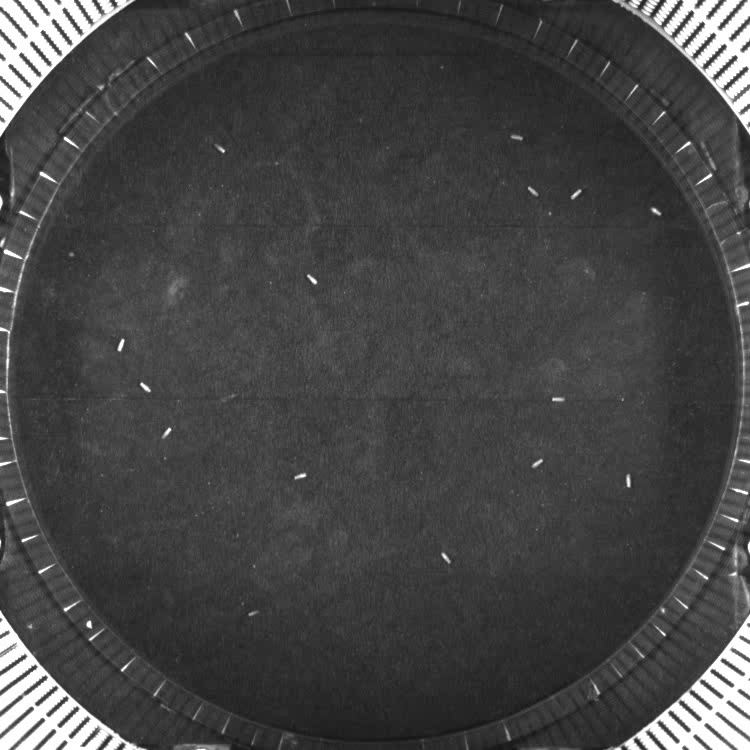
#> input picture original_at_frame_0.jpg, 750 x 750 px
$ python regions.py original_at_frame_0.jpg   (older library calls are emulated)
#> lines starting #> are read from the running program, lines starting #| are printed output that depends on the picture
### cvk2.py
########################################################################
#
# File:   cvk2.py
# Author: Matt Zucker
# Date:   January, 2012 (Updated January, 2016)
#
# Written for ENGR 27 - Computer Vision
#
########################################################################

"""cvk2.py - OpenCV utility Kit for Python, written by Matt Zucker"""

import cv2
import numpy
import math

def array2cv_int(a):
    """utility function to convert a numpy array to a tuple of
    integers suitable for passing to various OpenCV functions."""
    return tuple(a.astype(int).flatten())

######################################################################

def getcontourinfo(c):
    """compute moments and derived quantities such as mean, area, and
    basis vectors from a contour as returned by cv2.findContours. """

    m = cv2.moments(c)

    s00 = m['m00']
    s10 = m['m10']
    s01 = m['m01']
    c20 = m['mu20']
    c11 = m['mu11']
    c02 = m['mu02']

    try:

        mx = s10 / s00
        my = s01 / s00

        A = numpy.array( [
                [ c20 / s00 , c11 / s00 ],
                [ c11 / s00 , c02 / s00 ]
                ] )

        W, U, Vt = cv2.SVDecomp(A)

        ul = math.sqrt(W[0,0])
        vl = math.sqrt(W[1,0])

        ux = ul * U[0, 0]
        uy = ul * U[1, 0]

        vx = vl * U[0, 1]
        vy = vl * U[1, 1]

        mean = numpy.array([mx, my])
        uvec = numpy.array([ux, uy])
        vvec = numpy.array([vx, vy])

    except:

        mean = c[0].astype('float')
        uvec = numpy.array([1.0, 0.0])
        vvec = numpy.array([0.0, 1.0])

    return {'moments': m,
            'area': s00,
            'mean': mean,
            'b1': uvec,
            'b2': vvec}


######################################################################

# [10 lines left out: function fetchimage, not called in this run]

######################################################################

def getccolors():
    """returns a list of RGB colors useful for drawing segmentations
    of binary images with cv.DrawContours"""
    ccolors = [
        (  0, 255, 255),
        (255,   0,   0),
        (  0, 191, 255),
        (255,  63,   0),
        (  0, 127, 255),
        (255, 127,   0),
        (  0,  63, 255),
        (255, 191,   0),
        (  0,   0, 255),
        (255, 255,   0),
        ( 63,   0, 255),
        (191, 255,   0),
        (127,   0, 255),
        (127, 255,   0),
        (191,   0, 255),
        ( 63, 255,   0),
        (255,   0, 255),
        (  0, 255,   0),
        (255,   0, 191),
        (  0, 255,  63),
        (255,   0, 127),
        (  0, 255, 127),
        (255,   0,  63),
        (  0, 255, 191)
        ]
    return ccolors

######################################################################

class Widget:
    """base class for cvk2 widgets.

You will likely want to use one of its subclasses (such as
MultiPointWidget or RectWidget) instead of instantiating an instance
of this class.

Widget objects have an array of points, self.points, which holds a
number of points that are drawn on top of an image and can be
manipulated by the user.  The array is of shape (n, 1, 2) where n
is the number of points.

To use a Widget object, call the start() method (see below).  The
Widget takes over the window until the user finishes interacting.
"""

    # [242 lines left out: functions __init__, start, isActive, closestPoint, finish, drawOnto and 7 more, not called in this run]

    def drawMask(self, mask, color=(255,255,255), lineType=8):
        """draw a mask corresponding to the region described by this Widget"""
        cv2.fillPoly(mask, [self.points.astype('int32')], color, lineType, 0)

######################################################################

class MultiPointWidget(Widget):

    # [83 lines left out: functions __init__, drawOnto, mouseEvent, keyEvent, not called in this run]

######################################################################

class RectWidget(Widget):

    # [161 lines left out: functions __init__, params, setParams, initParams, updatePoints, drawOnto and 2 more, not called in this run]

    def save(self, filename):
        """extends Widget.save() by saving parameters instead of points"""
        numpy.savetxt(filename, self.params(), fmt="%.15G")

    # [57 lines left out: functions load, testInside, drawMask, not called in this run]

### regions.py
########################################################################
#
# File:   regions.py
# Author: Matt Zucker
# Date:   January, 2012 (Updated January, 2017)
#
# Written for ENGR 27 - Computer Vision
#
########################################################################
#
# This file shows how to do connected component analysis with OpenCV
# and cvk2.

# Do Python 3-style printing
from __future__ import print_function

import cv2
import numpy
import sys
import cvk2

def fixKeyCode(code):
    return numpy.uint8(code).view(numpy.int8)

# Get an image from the command line and load it.
if len(sys.argv) < 2:
    print('supply an image filename (e.g. screws_thresholded.png)')
    sys.exit(1)

image = cv2.imread(sys.argv[1], cv2.IMREAD_GRAYSCALE)
#> image is the input picture: shape (750, 750); min 19, max 255, mean 68.9

# We will work on a copy of the image, because findContours below
# modifies the image destructively.
work = image.copy()

# Create an RGB display image which to show the different regions.
display = numpy.zeros((image.shape[0], image.shape[1], 3),
                      dtype='uint8')

# Get the list of contours in the image. See OpenCV docs for
# information about the arguments.
image, contours, hierarchy = cv2.findContours(work, cv2.RETR_CCOMP,
                                              cv2.CHAIN_APPROX_SIMPLE)
#> contours = [[[0, 0], [0, 749], [749, 749], [749, 0]]]

print('found', len(contours), 'contours')
#| found 1 contours

# The getccolors function from cvk2 supplies a useful list
# of different colors to color things in with.
ccolors = cvk2.getccolors()

# Define the color white (used below).
white = (255,255,255)

# For each contour in the image
for j in range(len(contours)):

    # Draw the contour as a colored region on the display image.
    cv2.drawContours( display, contours, j, ccolors[j % len(ccolors)], -1 )

    # Compute some statistics about this contour.
    info = cvk2.getcontourinfo(contours[j])

    # Mean location and basis vectors can be useful.
    mu = info['mean']
    b1 = info['b1']
    b2 = info['b2']

    # Annotate the display image with mean and basis vectors.
    cv2.circle( display, cvk2.array2cv_int(mu), 3, white, 1, cv2.LINE_AA )

    cv2.line( display, cvk2.array2cv_int(mu), cvk2.array2cv_int(mu+2*b1),
              white, 1, cv2.LINE_AA )

    cv2.line( display, cvk2.array2cv_int(mu), cvk2.array2cv_int(mu+2*b2),
              white, 1, cv2.LINE_AA )
#> this loop made 1 pass
#> (s00 in getcontourinfo, s10 in getcontourinfo, s01 in getcontourinfo, c11 in getcontourinfo, c02 in getcontourinfo, mx in getcontourinfo, my in getcontourinfo, A in getcontourinfo) on pass 1: (561001, 210094874.5, 210094874.5, 0, 2.62e+10, 374.5, 374.5, [[46750.1, 0], [0, 46750.1]])
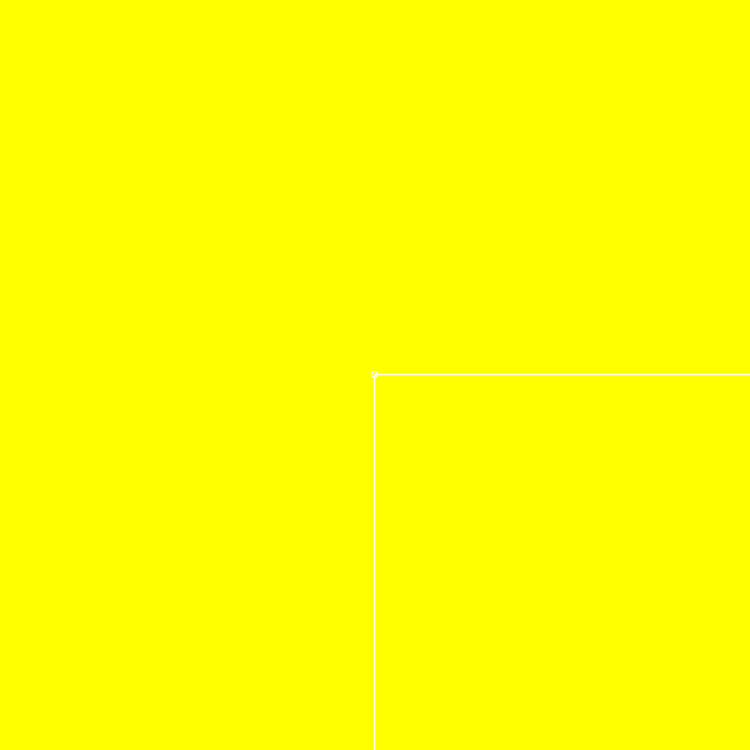
#> display: shape (750, 750, 3); mean of channels 0, 1, 2 0.5, 255, 255; drawn as B, G, R

# Display the output image and wait for a keypress.
cv2.imshow('Regions', display)
while fixKeyCode(cv2.waitKey(15)) < 0:
#> (key Esc is pressed here)
	pass
